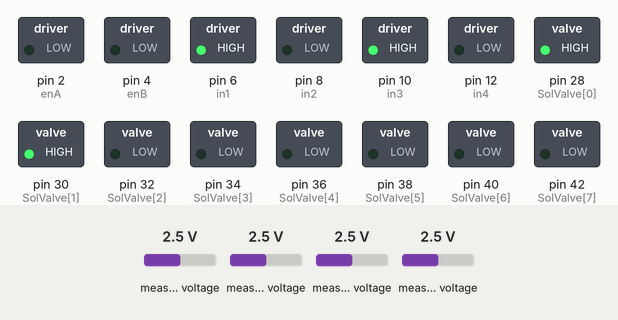
A sketch run on a simulated Arduino Mega 2560, built with avr-gcc and run on an emulated ATmega2560. On the bench: switched loads named in the sketch (green lamp = pin HIGH). The inputs (shaded band) are chosen by the test bench; at power-on: measured voltage 2.5 V. What the sketch prints to the serial monitor is not drawn.

Above: at 0.2 s.
Timing chart, 0 to 1.7 s (numbered marks = the images above):
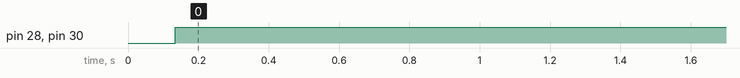

Measured:
- by itself, pin 28 (SolValve[0]), pin 30 (SolValve[1]): LOW → HIGH at 0.13 s

The sketch:

mirror_therapy.ino
```cpp
#include "ADS1X15.h"
#include <PID_v1.h>

// Set motor terminals
int enA = 2;
int enB = 4;

int in1 = 6;
int in2 = 8;

int in3 = 10;
int in4 = 12;

//ADS Addressing
ADS1115 ADS(0x48); // ADS1
ADS1115 ADS2(0x49); // ADS2
ADS1115 ADSFR(0x4B); // Flex right

// Solenoid valve port assignment

int SolValve[8] = {28, 30, 32, 34, 36, 38, 40, 42};


// PID variable declarations

double Pressure[5];

float dFlexROut[4];
float vFlexROut[4];
float flexR[4];
float angleR[4];

// declare PWMs

double PWM[5];

double Kp = 55;
double Ki = 1;
double Kd = 1;

double Setpoint[5];

// PID Loop declarations
PID pid0(&Pressure[0], &PWM[0], &Setpoint[0], Kp, Ki, Kd, DIRECT); // pinky
PID pid1(&Pressure[1], &PWM[1], &Setpoint[1], Kp, Ki, Kd, DIRECT); // ring
PID pid2(&Pressure[2], &PWM[2], &Setpoint[2], Kp, Ki, Kd, DIRECT); // middle
PID pid3(&Pressure[3], &PWM[3], &Setpoint[3], Kp, Ki, Kd, DIRECT); // index
PID pid4(&Pressure[4], &PWM[4], &Setpoint[4], Kp, Ki, Kd, DIRECT); // thumb

unsigned long previousMillis = 0;

int mode = 0;
int status = 0;

int current_finger = 0;
int current_valve = 5;
void setup()
{
  Serial.begin(9800);

  // Start ADS
  ADS.begin();
  ADS2.begin();
  ADSFR.begin();

  //Set motor pin modes
  pinMode(enA, OUTPUT);
	pinMode(enB, OUTPUT);
	pinMode(in1, OUTPUT);
	pinMode(in2, OUTPUT);
	pinMode(in3, OUTPUT);
	pinMode(in4, OUTPUT);

  // Set initial motor state

  digitalWrite(in1, HIGH);
  digitalWrite(in2, LOW);

  digitalWrite(in3, HIGH);
  digitalWrite(in4, LOW);
  // Set solenoid pin modes
  pinMode(SolValve[0], OUTPUT); // exhaust
  pinMode(SolValve[1], OUTPUT); // thumb
  pinMode(SolValve[2], OUTPUT); // index
  pinMode(SolValve[3], OUTPUT); // middle
  pinMode(SolValve[4], OUTPUT); // ring
  pinMode(SolValve[5], OUTPUT); // pinky
  pinMode(SolValve[6], OUTPUT); // pressurise
  pinMode(SolValve[7], OUTPUT); // depressurise

  //Turn PID on
  pid0.SetMode(AUTOMATIC);
  pid1.SetMode(AUTOMATIC);
  pid2.SetMode(AUTOMATIC);
  pid3.SetMode(AUTOMATIC);
  pid4.SetMode(AUTOMATIC);

  // Set Limits
//   pid0.SetOutputLimits(0, 255);
//   pid1.SetOutputLimits(0, 255);
//   pid2.SetOutputLimits(0, 255);
//   pid3.SetOutputLimits(0, 255);
//   pid4.SetOutputLimits(0, 255);
}

void loop() {
  read_pressure();
  // motor_control();
  // Compute PID values
  pid0.Compute();
  pid1.Compute();
  pid2.Compute();
  pid3.Compute();
  pid4.Compute();
  read_flex();
  actuator_test();

}
```

actuator_test.ino
```cpp
void actuator_test(){
  //digitalWrite(SolValve[6], HIGH);
  digitalWrite(SolValve[0],HIGH);
  digitalWrite(SolValve[1], HIGH);
  //digitalWrite(SolValve[2], HIGH);
  // digitalWrite(SolValve[3], HIGH);
  // digitalWrite(SolValve[4], HIGH);
  // digitalWrite(SolValve[5], HIGH);


  Setpoint[4] = 100;
  //analogWrite(enA, PWM[4]);
  Serial.print(Pressure[4]); Serial.print('\t'); Serial.println(angleR[2]);

}
```

full_hand.ino
```cpp
void full_hand(){
  if(angleR[3] < 0){
    digitalWrite(SolValve[6], LOW);
    digitalWrite(SolValve[7], HIGH);

    digitalWrite(SolValve[5], HIGH);
    analogWrite(enA, 0);
    analogWrite(enB, PWM[0]);
    }

    else{
      if (Setpoint[0] - Pressure[0] <= -10){

        digitalWrite(SolValve[6], LOW);
        digitalWrite(SolValve[7], HIGH);

        digitalWrite(SolValve[1], HIGH);
        digitalWrite(SolValve[2], HIGH);
        digitalWrite(SolValve[3], HIGH);
        digitalWrite(SolValve[4], HIGH);
        digitalWrite(SolValve[5], HIGH);
        analogWrite(enA, 0);
        analogWrite(enB, PWM[0]);
    }
      else{

        digitalWrite(SolValve[6], HIGH);
        digitalWrite(SolValve[7], LOW);

        digitalWrite(SolValve[1], HIGH);
        digitalWrite(SolValve[2], HIGH);
        digitalWrite(SolValve[3], HIGH);
        digitalWrite(SolValve[4], HIGH);
        digitalWrite(SolValve[5], HIGH);
        analogWrite(enA, PWM[0]);
        analogWrite(enB, 0);
      }
    }

  if(PWM[0] < 20){

    digitalWrite(SolValve[1], HIGH);
    digitalWrite(SolValve[2], HIGH);
    digitalWrite(SolValve[3], HIGH);
    digitalWrite(SolValve[4], HIGH);
    digitalWrite(SolValve[5], LOW);
  }
}
```

motor_control.ino
```cpp
void motor_control(){
    // ring
    // if(angleR[2] < 0){
    //   Setpoint[1] = abs(map(angleR[2], 0, 10, 0, 100));
    // }
    // else{
    //   Setpoint[1] = abs(map(angleR[2], 0, 130, 0, 100));
    // }

    if (mode == 0){
      if(angleR[3] < 0){
        Setpoint[0] = abs(map(angleR[3], 0, 10, 0, 60));
      }
      else{
        Setpoint[0] = abs(map(angleR[3], 0, 130, 0, 60));
      }
      full_hand();
    }

    if (mode == 1){
      Setpoint[0] = 60;
      Setpoint[1] = 60;
      Setpoint[2] = 60;
      Setpoint[3] = 60;
      Setpoint[4] = 60;

      sequential();
    }

  }
```

read_flex.ino
```cpp
void read_flex(){

  // Read ADC 0 = index finger, 3 = pinky finger

  dFlexROut[0] = ADSFR.readADC(0);
  dFlexROut[1] = ADSFR.readADC(1);
  dFlexROut[2] = ADSFR.readADC(2);
  dFlexROut[3] = ADSFR.readADC(3);

  float f_flex = ADSFR.toVoltage(1);

  //calibrate flex sensor
  const float R_DIV = 10000.0;
  const float STRAIGHT_RESISTANCE = 13070; //14366;//13070.0;
  const float BEND_RESISTANCE = 33000.0;
  const float VCC = 5;

  vFlexROut[0] = dFlexROut[0] * f_flex;
  vFlexROut[1] = dFlexROut[1] * f_flex;
  vFlexROut[2] = dFlexROut[2] * f_flex;
  vFlexROut[3] = dFlexROut[3] * f_flex;

  flexR[0] = R_DIV * (VCC / vFlexROut[0] - 1.0);
  flexR[1] = R_DIV * (VCC / vFlexROut[1] - 1.0);
  flexR[2] = R_DIV * (VCC / vFlexROut[2] - 1.0);
  flexR[3] = R_DIV * (VCC / vFlexROut[3] - 1.0);

  angleR[0] = map(flexR[0], STRAIGHT_RESISTANCE, BEND_RESISTANCE,0, 90.0);
  angleR[1] = map(flexR[1], STRAIGHT_RESISTANCE, BEND_RESISTANCE,0, 90.0);
  angleR[2] = map(flexR[2], STRAIGHT_RESISTANCE, BEND_RESISTANCE,0, 90.0); // ring
  angleR[3] = map(flexR[3], STRAIGHT_RESISTANCE, BEND_RESISTANCE,0, 90.0); // pinky

  // Serial.print("\tAnalog0: "); Serial.println(angleR[0]);
  // Serial.print("\tAnalog1: "); Serial.println(angleR[1]);
  // Serial.print(angleR[3]); Serial.print('\t'); Serial.print(angleR[2]); Serial.print('\t'); Serial.println(Pressure[0]);
  //Serial.print("\tAnalog3: "); Serial.println(angleR[3]);
  //Serial.println();
}
```

read_pressure.ino
```cpp
void read_pressure(){
  ADS.setGain(0);
  ADS2.setGain(0);
  float dPressOut0 = ADS.readADC(0);
  float dPressOut1 = ADS.readADC(1);
  float dPressOut2 = ADS.readADC(2);

  float dPressOut3 = ADS2.readADC(0);
  float dPressOut4 = ADS2.readADC(1);
  float dPressOutRef = ADS2.readADC(2);

  float Vs = 4.7; // Input Voltage
  // float vPressOut0 = (dPressOut0/32767)*Vs;
  // float vPressOut1 = (dPressOut1/32767)*Vs;
  // float vPressOut2 = (dPressOut2/32767)*Vs;
  // float vPressOut3 = (dPressOut3/32767)*Vs;
  // float vPressOut4 = (dPressOut4/32767)*Vs;

  float f1 = ADS.toVoltage(1);
  float f4 = ADS2.toVoltage(1);

  float vPressOut0 = dPressOut0 * f1;
  float vPressOut1 = dPressOut1 * f1;
  float vPressOut2 = dPressOut2 * f1;
  float vPressOut3 = dPressOut3 * f4;
  float vPressOut4 = dPressOut4 * f4;
  float vPressRef = dPressOutRef * f4;

  float PressureRef = (vPressRef/Vs - 0.04)/0.0012858;
  Pressure[0] = abs((vPressOut0/Vs - 0.04)/0.0012858 - PressureRef); // pinky
  Pressure[1] = abs((vPressOut1/Vs - 0.04)/0.0012858 - PressureRef); // ring
  Pressure[2] = (vPressOut2/Vs - 0.04)/0.0012858 - PressureRef; // middle
  Pressure[3] = (vPressOut3/Vs - 0.04)/0.0012858 - PressureRef; // index
  Pressure[4] = (vPressOut4/Vs - 0.04)/0.0012858 - PressureRef; // thumb

  // Serial.print("\tAnalog0: "); Serial.print('\t'); Serial.println(Pressure[0]);
  // Serial.print("\tAnalog1: "); Serial.print('\t'); Serial.println(Pressure[1]);
  // Serial.print("\tAnalog2: "); Serial.print('\t'); Serial.println(Pressure[2]);
  // Serial.print("\tAnalog3: "); Serial.print('\t'); Serial.println(Pressure[3]);
  // Serial.print("\tAnalog4: "); Serial.print('\t'); Serial.println(Pressure[4]);
  //Serial.print("\tAnalog5: "); Serial.print(dPressOutRef); Serial.print('\t'); Serial.println(PressureRef);
  //Serial.println();
  delay(50);

}
```

sequential.ino
```cpp
void sequential(){

  int currentMillis = millis();
  int period = 5000;

  if (status == 0){
    if (angleR[3] >= 50){
        digitalWrite(SolValve[6], HIGH);
        digitalWrite(SolValve[7], LOW);

        digitalWrite(SolValve[current_valve], HIGH);

        if (current_finger > 0){
          digitalWrite(SolValve[0], LOW);
        }

        analogWrite(enA, PWM[current_finger]);
        analogWrite(enB, 0);

    }
    if(angleR[3] < 50 && currentMillis - previousMillis >= period){
      previousMillis = currentMillis;
      digitalWrite(SolValve[current_valve], LOW);
      status = 1;
      Serial.println(currentMillis - previousMillis);
    }
  }

  if (status == 1){

    digitalWrite(SolValve[6], LOW);
    digitalWrite(SolValve[7], HIGH);

    digitalWrite(SolValve[current_valve], HIGH);
    analogWrite(enA, 0);
    analogWrite(enB, PWM[current_finger]);

    if(currentMillis - previousMillis >= period){
      previousMillis = currentMillis;
      digitalWrite(SolValve[current_valve], LOW);

      status = 0;

      current_finger += 1;
      current_valve -=1;

      if(current_finger == 5){
        current_finger = 0;
        current_valve = 5;
      }


      Serial.println(current_finger);
      Serial.println(current_valve);
      Serial.println(status);
      Serial.println();

    }
  }
}
```
